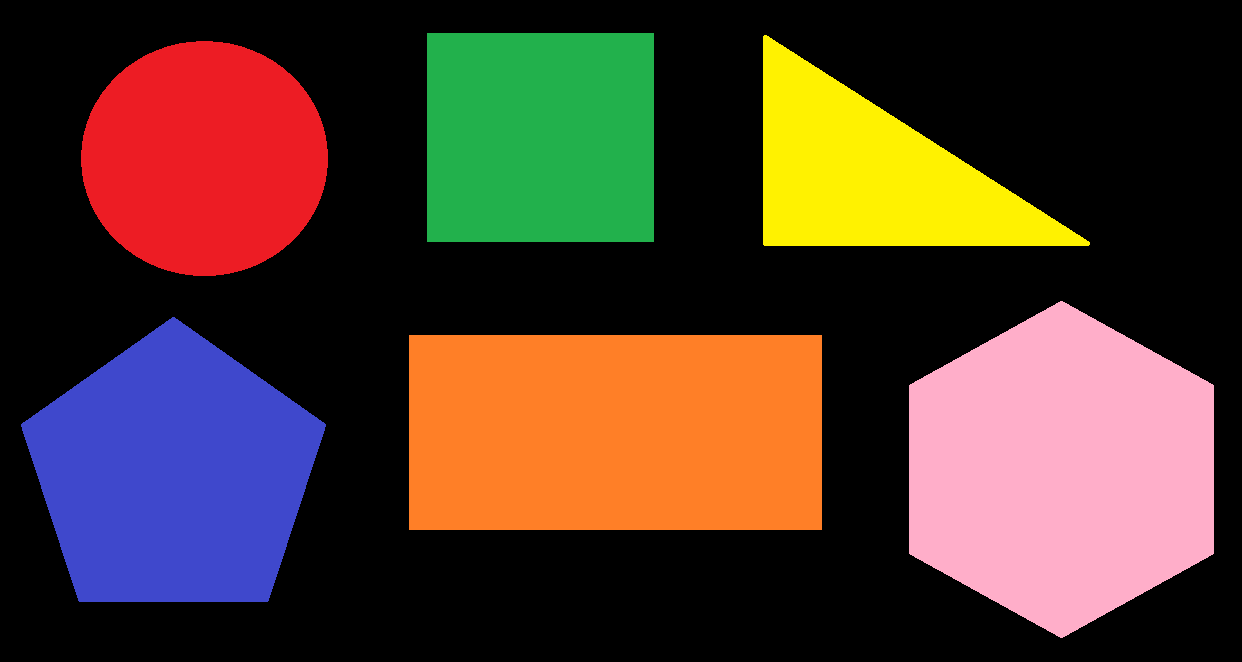
#> input picture images/shapes.png, 1242 x 662 px
$ python ContoursShapeRecognition.py
#> lines starting #> are read from the running program, lines starting #| are printed output that depends on the picture; after the words box and inside, x2 and y2 are one past the last pixel; in counts of white or black regions, pixels touching at a corner belong together
import numpy as np
import cv2
from matplotlib import pyplot as plt

def GetPositionToDraw(text, point, fontFace, fontScale, thickness):
    textSize=cv2.getTextSize(text, fontFace, fontScale, thickness)[0]
    textX=point[0]-textSize[0]/2
    textY=point[1]+textSize[1]/2
    return round(textX), round(textY)

def DetectShape(contour):
    perimeter=cv2.arcLength(contour, True)
    contourApprox=cv2.approxPolyDP(contour, 0.03*perimeter, True)
    if len(contourApprox)==3:
        detectedShape='triangle'
    elif len(contourApprox)==4:
        x, y, width, height=cv2.boundingRect(contourApprox)
        aspectRatio=float(width)/height
        if 0.90 < aspectRatio < 1.10:
            detectedShape="square"
        else:
            detectedShape="rectangle"
    elif len(contourApprox)==5:
        detectedShape="pentagon"
    elif len(contourApprox)==6:
        detectedShape="hexagon"
    else:
        detectedShape="circle"
    return detectedShape, contourApprox

def ArrayToTuple(arr):
    return tuple(arr.reshape(1, -1)[0])

def DrawContourPoints(img, cnts, color):
    for cnt in cnts:
        print(cnt.shape)
        squeeze=np.squeeze(cnt)
        print(squeeze.shape)
        for p in squeeze:
            pp=ArrayToTuple(p)
            cv2.circle(img, pp, 10, color, -1)
    return img

def DrawContourOutline(img, cnts, color, thickness=1):
    for cnt in cnts:
        cv2.drawContours(img, [cnt], 0, color, thickness)

def ShowImgWithMatplotlib(colorImg, title, pos):
    imgRGB=colorImg[:, :, ::-1]
    ax=plt.subplot(2, 2, pos)
    plt.imshow(imgRGB)
    plt.title(title)
    plt.axis('off')

fig=plt.figure(figsize=(12, 9))
plt.suptitle("Shape recognition based on cv2.approxPolyDP()", fontsize=14, fontweight='bold')
fig.patch.set_facecolor('silver')

image=cv2.imread("images/shapes.png")
#> image is the input picture: shape (662, 1242, 3); mean B, G, R 44.1, 56.3, 79.7
grayImage=cv2.cvtColor(image, cv2.COLOR_BGR2GRAY)
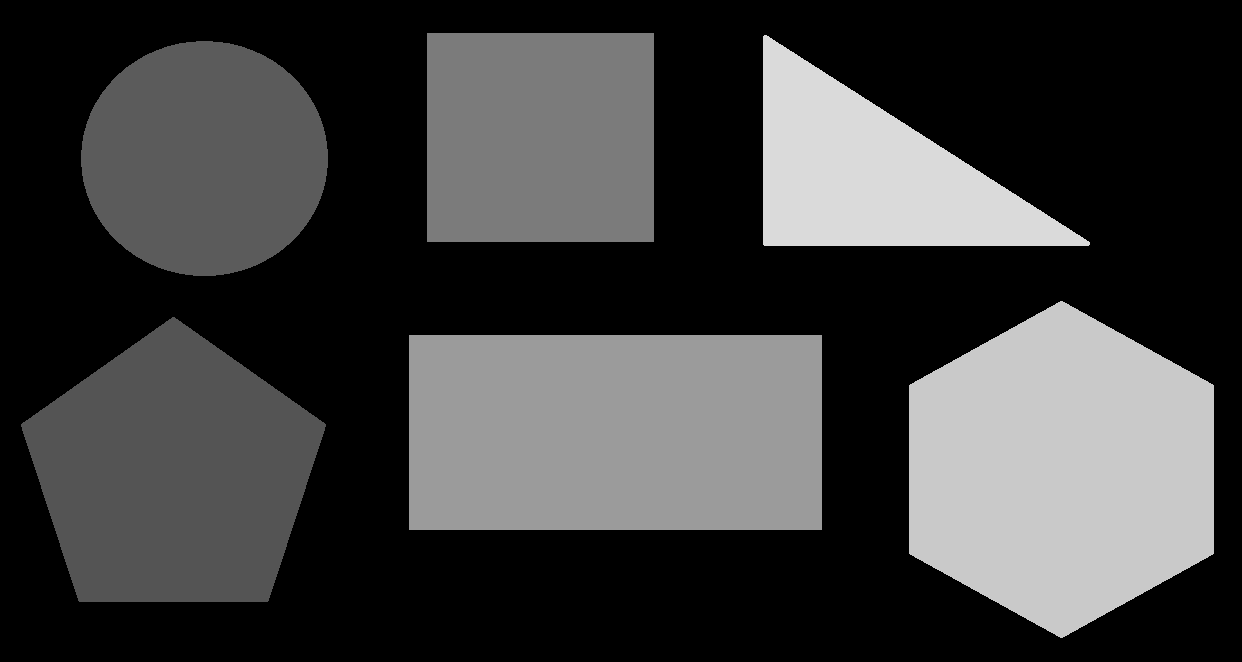
#> grayImage: shape (662, 1242); min 0, max 218, mean 61.8
ret, thresh=cv2.threshold(grayImage, 50, 255, cv2.THRESH_BINARY)
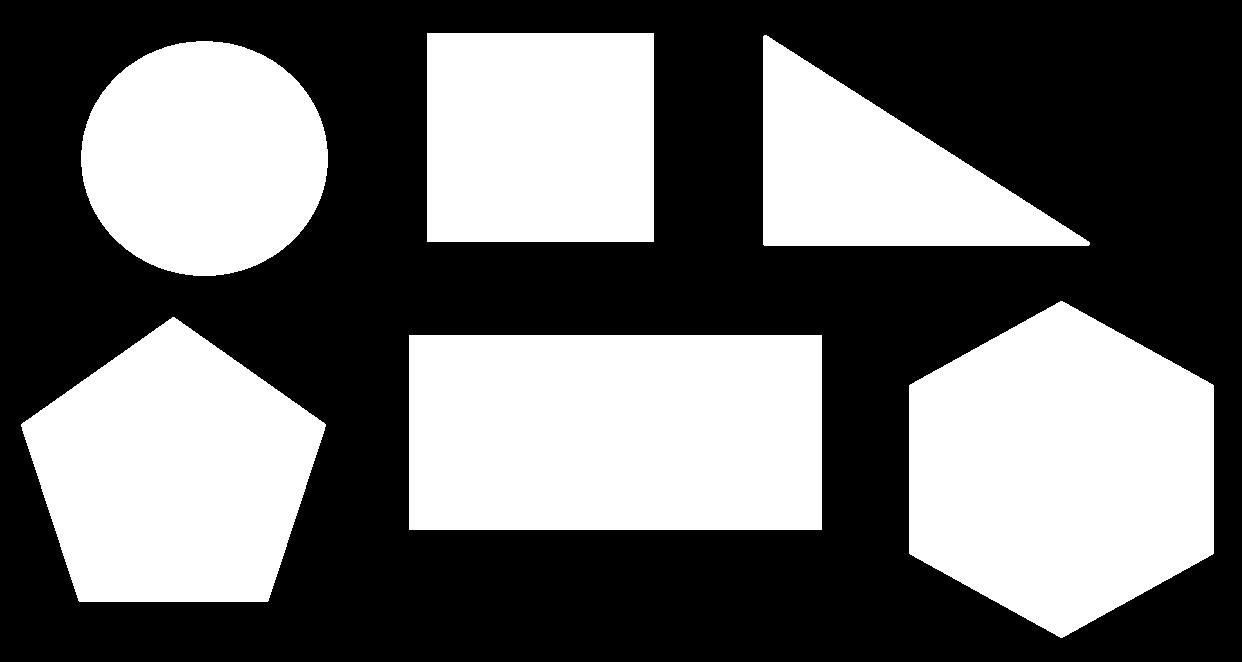
#> thresh: shape (662, 1242); 42.2% white; 6 white regions
contours, hierarchy=cv2.findContours(thresh, cv2.RETR_EXTERNAL, cv2.CHAIN_APPROX_NONE)
#> contours = 6 contours; box (x1, y1, x2, y2) and area: (409, 335, 822, 530) 79928, (909, 301, 1214, 638) 76794, (21, 317, 326, 602) 60077, (427, 33, 654, 242) 47008, (81, 41, 328, 276) 45213, (763, 35, 1090, 246) 35022
print("detected contours: '{}' ".format(len(contours)))
#| detected contours: '6'

imageContours=image.copy()
imageRecognitionShapes=image.copy()
DrawContourOutline(imageContours, contours, (255, 255, 255), 4)
#> the loop in DrawContourOutline, `for cnt in cnts:` made 6 passes
#> after the loop in DrawContourOutline, `for cnt in cnts:`:
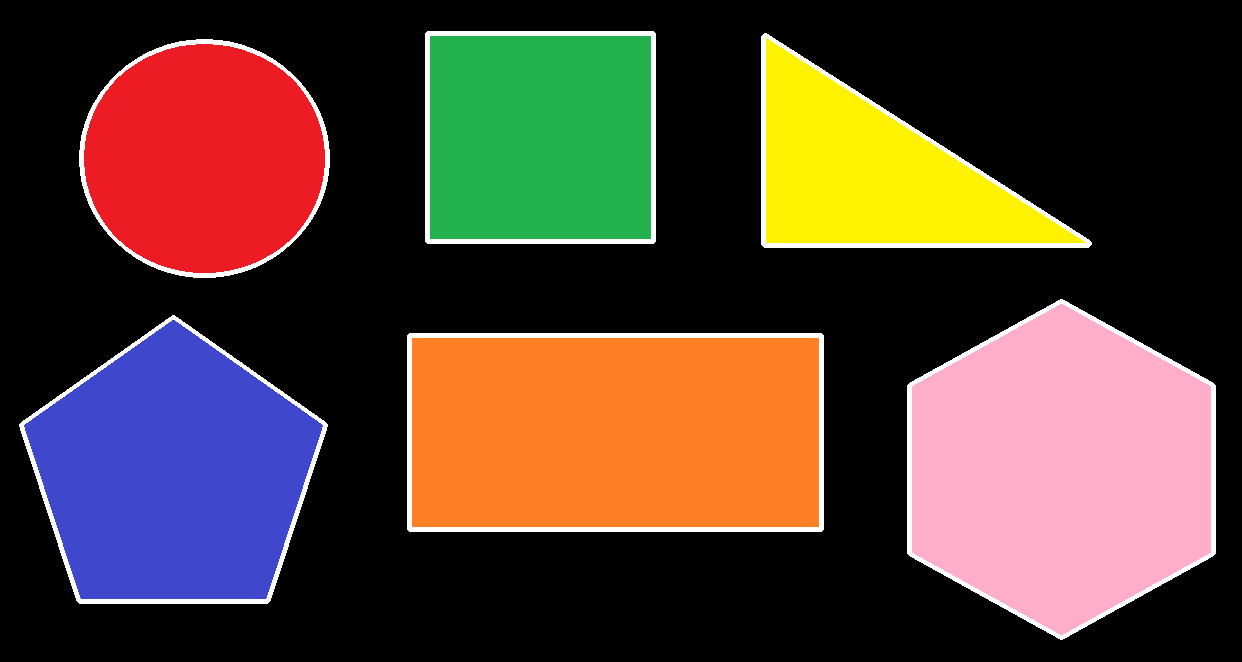
#> img: shape (662, 1242, 3); mean B, G, R 50.7, 61.9, 84.4

for contour in contours:
    M=cv2.moments(contour)
    cX=int(M['m10']/M['m00'])
    cY=int(M['m01']/M['m00'])
    shape, vertices=DetectShape(contour)
    DrawContourPoints(imageContours, [vertices], (255, 255, 255))
    (x, y)=GetPositionToDraw(shape, (cX, cY), cv2.FONT_HERSHEY_SIMPLEX, 1.6, 3)
    cv2.putText(imageRecognitionShapes, shape, (x, y), cv2.FONT_HERSHEY_SIMPLEX, 1.6, (255, 255, 255), 3)
#> this loop made 6 passes
#> (cX, cY, perimeter in DetectShape, detectedShape in DetectShape, shape, textSize in GetPositionToDraw, textX in GetPositionToDraw, textY in GetPositionToDraw) on passes 2 to 4: (173, 473, 982.7, 'pentagon', 'pentagon', (233, 36), 56.5, 491), (1061, 469, 1083.2, 'hexagon', 'hexagon', (211, 36), 955.5, 487), (204, 158, 796, 'circle', 'circle', (136, 36), 136, 176)
#> (cX, cY, perimeter in DetectShape, x, y, width in DetectShape, height in DetectShape, aspectRatio in DetectShape) on passes 1, 6: (615, 432, 1212, 498, 450, 413, 195, 2.12), (540, 137, 868, 454, 155, 227, 209, 1.09)
#| (4, 1, 2)
#| (4, 2)
#| (5, 1, 2)
#| (5, 2)
#| (6, 1, 2)
#| (6, 2)
#| (8, 1, 2)
#| (8, 2)
#| (3, 1, 2)
#| (3, 2)
#> (further printed lines are left out)
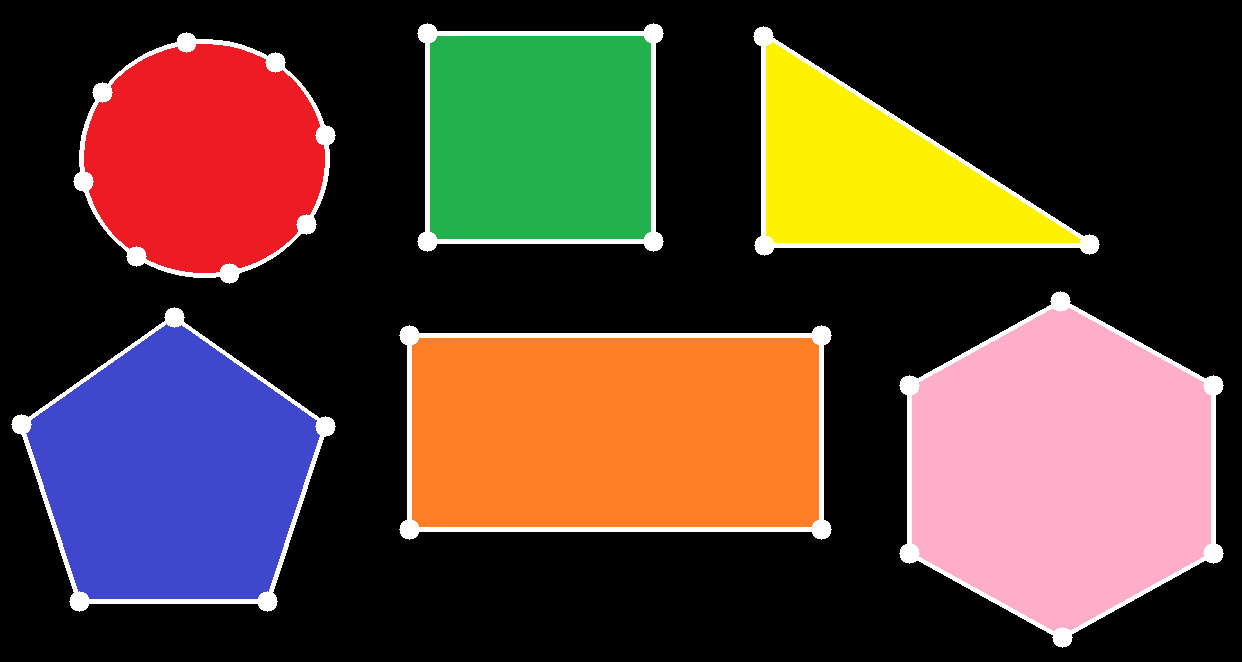
#> imageContours: shape (662, 1242, 3); 0.82% of pixels changed, all inside (x1, y1, x2, y2) = (11, 23, 1224, 648)
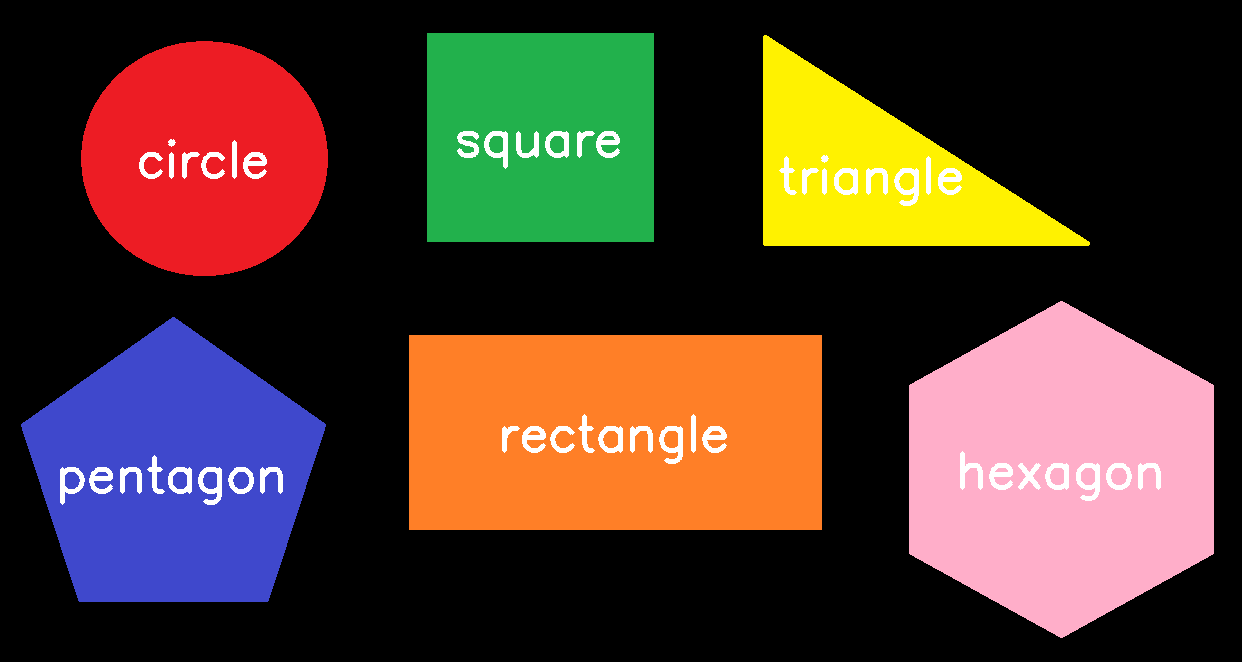
#> imageRecognitionShapes: shape (662, 1242, 3); 1.7% of pixels changed, all inside (x1, y1, x2, y2) = (60, 131, 1161, 505)

ShowImgWithMatplotlib(image, "image", 1)
ShowImgWithMatplotlib(cv2.cvtColor(thresh, cv2.COLOR_GRAY2BGR), "threshold = 100", 2)
#> in ShowImgWithMatplotlib (call 2), `imgRGB=colorImg[:, :, ::-1]`: imgRGB: shape (662, 1242, 3); 42.2% white; 6 white regions, box (x1, y1, x2, y2) and area: (409, 335, 822, 530) 80535, (909, 301, 1214, 638) 77267, (21, 317, 326, 602) 60501, (427, 33, 654, 242) 47443, (81, 41, 328, 276) 45554, (763, 35, 1090, 246) 35454
ShowImgWithMatplotlib(imageContours, "contours outline (after approximation)", 3)
ShowImgWithMatplotlib(imageRecognitionShapes, "contours recognition", 4)
plt.show()
